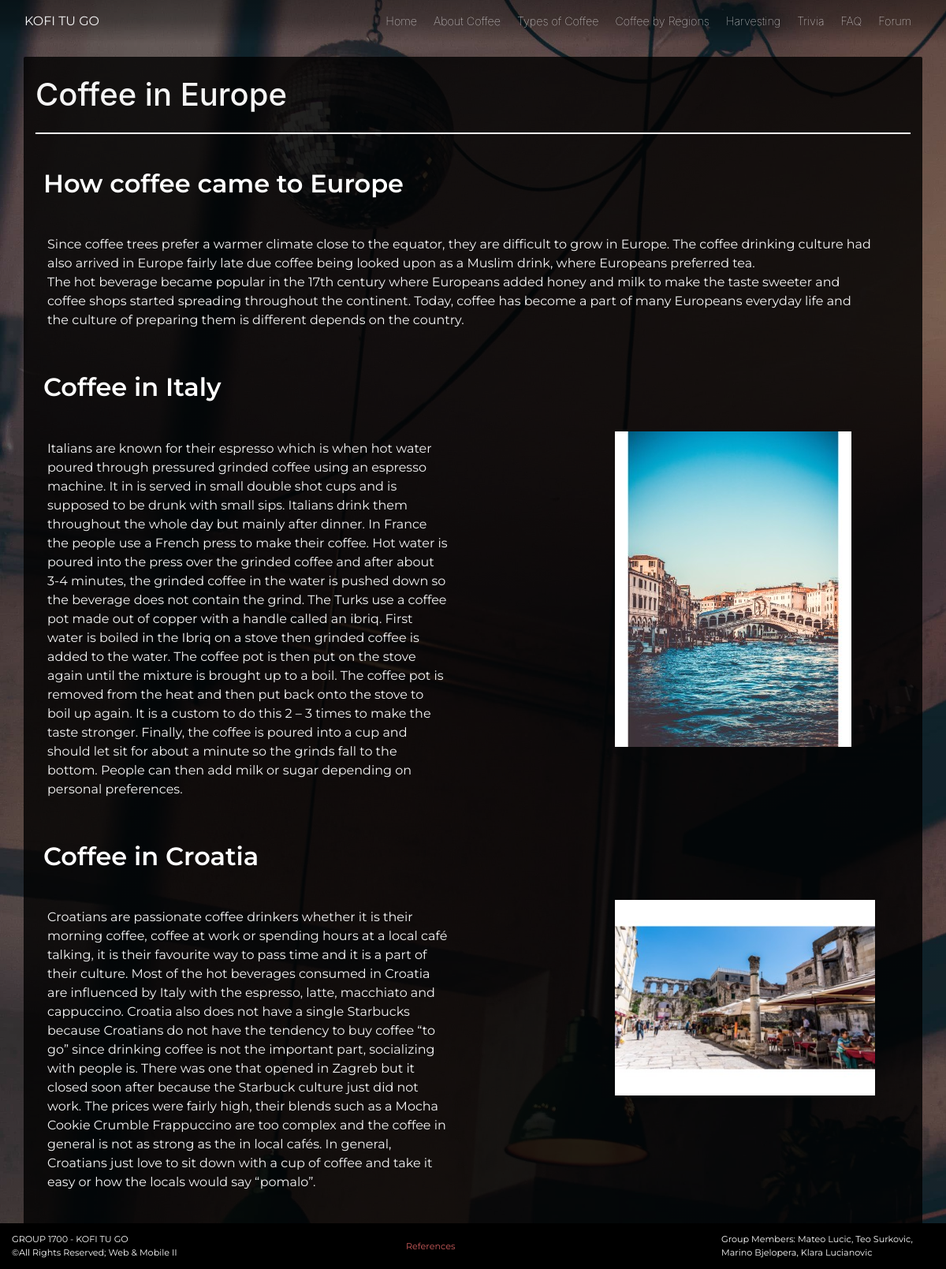
Page /pages/page.php?id=9 on the committed database.
### tables this page shows
CREATE TABLE `pages` (
  `page_id` int(11) NOT NULL AUTO_INCREMENT,
  `page_desc` varchar(30) NOT NULL,
  `full_title` varchar(200) NOT NULL,
  `parent_page` varchar(30) NOT NULL,
  PRIMARY KEY (`page_id`)
);

CREATE TABLE `page_content` (
  `content_id` int(11) NOT NULL AUTO_INCREMENT,
  `parent_page` int(11) NOT NULL,
  `position` int(11) NOT NULL,
  `content` longtext NOT NULL,
  `header` varchar(200) NOT NULL,
  `image` varchar(100) DEFAULT 'no',
  PRIMARY KEY (`content_id`),
  KEY `parent_page` (`parent_page`),
  CONSTRAINT `page_content_ibfk_1` FOREIGN KEY (`parent_page`) REFERENCES `pages` (`page_id`)
);

### src/pages/includes/db_functions.inc (the view, shortened to what this page needs)
<?php
function populate_page($conn,$id){
    $q = 'SELECT * FROM page_content WHERE parent_page = '.$id.' ORDER BY position ASC';
    $rows = $conn->query($q);
    $result = array();
    if(!$rows){
        echo mysqli_error($conn);
    }
    else{
        while($parsed_row = $rows->fetch_assoc()){
            $result[] = $parsed_row;
        }
    }
    populate($result);
}
function populate($result){
    foreach ($result as $value){
        if($value['image'] != "no"){
            echo '<div class="row">';
            echo '<h2 class="region-names">'.$value['header'].'</h2>';
            echo '</div>';
            echo '<div class="row">&nbsp;</div><div class="row col-12"><div class="col-6"><p class="region-texts">';
            echo $value['content'];
            echo '</p></div><div class="col-2 "></div><div class="col-4 "><a href="../assets/images/fullsize/'.$value['image'].'" target="_blank"><img class="img-fluid show" src="../assets/images/thumbs/'.$value['image'].'" alt="REGION PICTURE"></a></div></div><br>';
        }
        else{
            echo '<div class="row ">';
            echo '<h2 class="region-names">'.$value['header'].'</h2>';
            echo '</div>';
            echo '<div class="row ">&nbsp;</div><div class="row col-12"><div class="col-12 "><p class="region-texts">';
            echo $value['content'];
            echo '</p></div></div><br>';
        }
    }
}
function getPageTitle($conn,$id){
    $result = $conn->query("SELECT full_title FROM pages WHERE page_id = ".$id);
    $page_title = $result->fetch_assoc();
    return $page_title['full_title'];
}
?>

### src/pages/page.php (shortened to what this page needs)
<?php
include_once "includes/db_functions.inc";
include_once "includes/header.inc";
?>
<div id="breadcrumb-nav" class="container breadcrumb-nav">
    <br>
    <div class="row d-flex flex-row align-content-center">
        <div class="col-12 d-flex align-content-center">
            <nav id="page_title"><h1><?php echo getPageTitle($dbConnection,$_GET['id'])?></h1></nav>
        </div>
    </div>
    <br>
    <hr class="hr-line">
    <div class="row">
    </div>
    <?php populate_page($dbConnection,$_GET['id']); ?>
</div>
<?php
include_once "includes/footer.inc";
?>

### src/css/style.css (style rules this page uses)
#hero-msg-div, h1, p, #logo { color: whitesmoke !important; }
body { background-image: linear-gradient(rgba(0, 0, 0, 0.3), rgba(0, 0, 0, 0.3), rgba(0, 0, 0, 0.3)), url("../assets/images/hero.jpg"); background-size: cover; background-repeat: no-repeat; min-height: 100vh; background-attachment: fixed; min-height: 100vh; }
#breadcrumb-nav { border-radius: 2px !important; }
.breadcrumb-nav { background-color: rgba(0,0,0, .8) !important; }
.hr-line { margin-top: -.5em; border: 1px solid #fff !important; }
.region-names { padding: 4px 25px!important; font-family: 'Montserrat', sans-serif !important; color: #fff; font-weight: 600; }
.region-texts { font-family: 'Montserrat', sans-serif !important; color: #fff; font-size: 1em; padding: 10px 0 !important; }

### rows in the picture
pages: full_title "Coffee in Europe"
page_content: header "How coffee came to Europe", content "Since coffee trees prefer a warmer climate close to the equator, they are difficult to grow in Europe. The coffee drinking culture had also arrived in Europe fairly late due coffee being looked upon as a Muslim drink, where Europeans preferred tea. The hot beverage became popular in the 17th century where Europeans added honey and milk to make the taste sweeter and coffee shops started spreading throughout the continent. Today, coffee has become a part of many Europeans everyday life and the culture of preparing them is different depends on the country."
page_content: header "Coffee in Italy", content "Italians are known for their espresso which is when hot water poured through pressured grinded coffee using an espresso machine. It in is served in small double shot cups and is supposed to be drunk with small sips. Italians drink them throughout the whole day but mainly after dinner. In France the people use a French press to make their coffee. Hot water is poured into the press over the grinded coffee and after about 3-4 minutes, the grinded coffee in the water is pushed down so the beverage does not contain the grind. The Turks use a coffee pot made out of copper with a handle called an ibriq. First water is boiled in the Ibriq on a stove then grinded coffee is added to the water. The…", image (picture)
page_content: header "Coffee in Croatia", content "Croatians are passionate coffee drinkers whether it is their morning coffee, coffee at work or spending hours at a local café talking, it is their favourite way to pass time and it is a part of their culture. Most of the hot beverages consumed in Croatia are influenced by Italy with the espresso, latte, macchiato and cappuccino. Croatia also does not have a single Starbucks because Croatians do not have the tendency to buy coffee “to go” since drinking coffee is not the important part, socializing with people is. There was one that opened in Zagreb but it closed soon after because the Starbuck culture just did not work. The prices were fairly high, their blends such as a Mocha Cookie…", image (picture)
